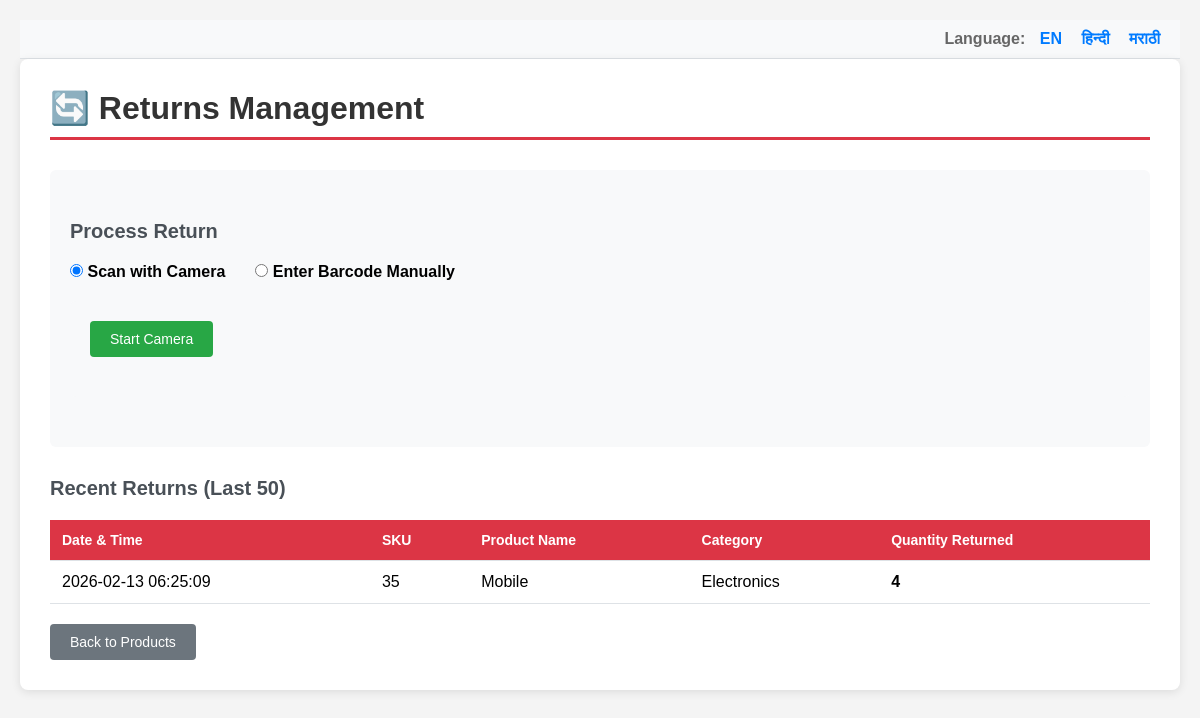
The page /returns on the database its author committed.
### tables this page shows
CREATE TABLE `STOCK MOVEMENT` (
            id INTEGER PRIMARY KEY AUTOINCREMENT,
            product_id INTEGER NOT NULL,
            type TEXT NOT NULL,
            quantity INTEGER NOT NULL,
            timestamp TIMESTAMP DEFAULT CURRENT_TIMESTAMP, discount REAL DEFAULT 0, final_price REAL, profit REAL,
            FOREIGN KEY (product_id) REFERENCES `PRODUCT TABLE (Core Table)`(ID)
        );

CREATE TABLE `PRODUCT TABLE (Core Table)` (
            ID INTEGER PRIMARY KEY AUTOINCREMENT,
            sku TEXT NOT NULL UNIQUE,
            Name TEXT NOT NULL,
            category_id INTEGER,
            price REAL NOT NULL,
            quantity INTEGER NOT NULL,
            shelf_number TEXT NOT NULL,
            reorder_level INTEGER NOT NULL,
            created_at TIMESTAMP DEFAULT CURRENT_TIMESTAMP, barcode_path TEXT, buy_price REAL NOT NULL DEFAULT 0, sell_price REAL NOT NULL DEFAULT 0,
            FOREIGN KEY (category_id) REFERENCES `CATEGORY TABLE`(id)
        );

CREATE TABLE `CATEGORY TABLE` (
            id INTEGER PRIMARY KEY AUTOINCREMENT,
            name TEXT NOT NULL,
            created_at TIMESTAMP DEFAULT CURRENT_TIMESTAMP
        );

### app.py (the view)
@app.route('/returns')
def returns_page():
    conn = get_db_connection()
    returns = conn.execute('''
        SELECT sm.id, sm.product_id, sm.type, sm.quantity, sm.timestamp,
               p.sku, p.Name, c.name as category_name
        FROM `STOCK MOVEMENT` sm
        JOIN `PRODUCT TABLE (Core Table)` p ON sm.product_id = p.ID
        LEFT JOIN `CATEGORY TABLE` c ON p.category_id = c.id
        WHERE sm.type = 'RETURN'
        ORDER BY sm.timestamp DESC
        LIMIT 50
    ''').fetchall()
    conn.close()
    return render_template('returns.html', returns=returns)

### app.py (called while the page is built)
def get_locale():
    return session.get('lang', 'en')

def get_db_connection():
    conn = sqlite3.connect(DATABASE)
    conn.row_factory = sqlite3.Row
    return conn

### templates/returns.html (shortened to what this page needs)
<!DOCTYPE html>
<html lang="en">
<head>
</head>
<body>
    <div style="background-color: #f8f9fa; padding: 10px 20px; text-align: right; border-bottom: 1px solid #dee2e6;">
        <span style="margin-right: 10px; font-weight: bold; color: #666;">{{ _('Language:') }}</span>
        <a href="/set_language/en" style="margin-right: 15px; text-decoration: none; color: #007bff; font-weight: bold;">EN</a>
        <a href="/set_language/hi" style="margin-right: 15px; text-decoration: none; color: #007bff; font-weight: bold;">हिन्दी</a>
        <a href="/set_language/mr" style="text-decoration: none; color: #007bff; font-weight: bold;">मराठी</a>
    </div>
    <div class="container">
        <h1>🔄 {{ _('Returns Management') }}</h1>
        <div class="scanner-section">
            <h2>{{ _('Process Return') }}</h2>
            <div class="controls" style="margin-bottom: 20px;">
                <label style="font-size: 16px; font-weight: bold; margin-right: 20px;">
                    <input type="radio" name="return_scan_mode" value="camera" checked onchange="toggleReturnMode('camera')"> {{ _('Scan with Camera') }}
                </label>
                <label style="font-size: 16px; font-weight: bold;">
                    <input type="radio" name="return_scan_mode" value="manual" onchange="toggleReturnMode('manual')"> {{ _('Enter Barcode Manually') }}
                </label>
            </div>
            <div id="cameraModeReturn" class="scanner-section">
                <div class="controls">
                    <button id="startBtn" class="btn btn-success">{{ _('Start Camera') }}</button>
                </div>
            </div>
        </div>
        <div class="table-section">
            <h2>{{ _('Recent Returns') }} ({{ _('Last 50') }})</h2>
            {% if returns %}
            <table>
                <thead>
                    <tr>
                        <th>{{ _('Date & Time') }}</th>
                        <th>{{ _('SKU') }}</th>
                        <th>{{ _('Product Name') }}</th>
                        <th>{{ _('Category') }}</th>
                        <th>{{ _('Quantity Returned') }}</th>
                    </tr>
                </thead>
                <tbody>
                    {% for return_item in returns %}
                    <tr>
                        <td>{{ return_item.timestamp }}</td>
                        <td>{{ return_item.sku }}</td>
                        <td>{{ return_item.Name }}</td>
                        <td>{{ return_item.category_name or '-' }}</td>
                        <td><strong>{{ return_item.quantity }}</strong></td>
                    </tr>
                    {% endfor %}
                </tbody>
            </table>
            {% else %}
            <div class="empty-state">
                <p>{{ _('No returns yet. Scan a product barcode to process a return.') }}</p>
            </div>
            {% endif %}
        </div>
        <a href="/products" class="btn btn-secondary back-link">{{ _('Back to Products') }}</a>
    </div>
</body>
</html>

### templates/returns.html (style rules this page uses)
* { margin: 0; padding: 0; box-sizing: border-box; }
body { font-family: Arial, sans-serif; background-color: #f4f4f4; padding: 20px; }
.container { max-width: 1200px; margin: 0 auto; background: white; padding: 30px; border-radius: 8px; box-shadow: 0 2px 10px rgba(0,0,0,0.1); }
h1 { color: #333; margin-bottom: 30px; border-bottom: 3px solid #dc3545; padding-bottom: 10px; }
h2 { color: #495057; margin-top: 30px; margin-bottom: 20px; font-size: 20px; }
.btn { padding: 10px 20px; border: none; border-radius: 4px; cursor: pointer; font-size: 14px; transition: background-color 0.3s; }
.btn-success { background-color: #28a745; color: white; }
.btn-secondary { background-color: #6c757d; color: white; text-decoration: none; display: inline-block; }
.scanner-section { margin-bottom: 30px; padding: 20px; background-color: #f8f9fa; border-radius: 6px; }
.controls { display: flex; gap: 10px; margin-bottom: 20px; }
.table-section { margin-top: 30px; }
table { width: 100%; border-collapse: collapse; background: white; }
thead { background-color: #dc3545; color: white; }
th, td { padding: 12px; text-align: left; border-bottom: 1px solid #dee2e6; }
th { font-weight: bold; font-size: 14px; }
.back-link { display: inline-block; margin-top: 20px; }

### rows shown on the page
STOCK MOVEMENT: timestamp "2026-02-13 06:25:09", sku "35", Name "Mobile", name "Electronics", quantity "4"
